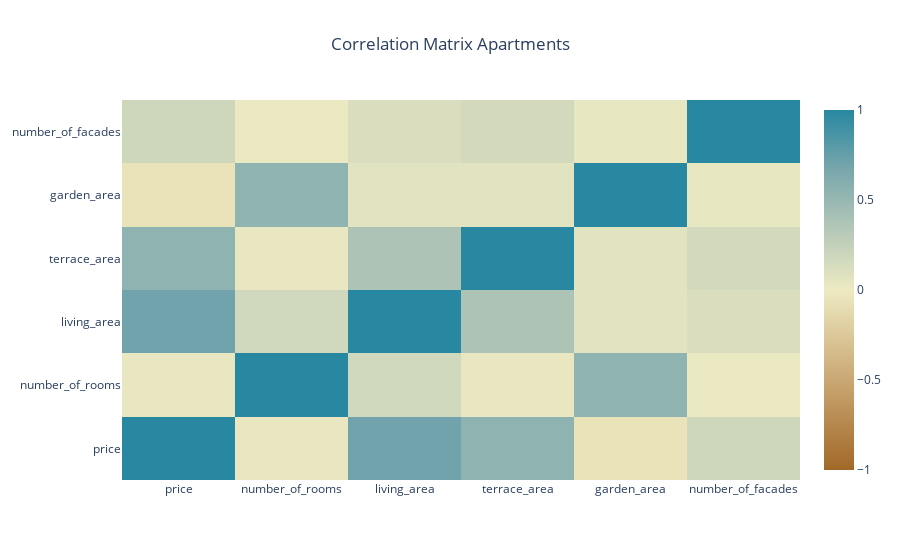

Notebook cell for this chart:
### Code cell
ndf = sf.filter_cities(app, "gent", "brussel", "brugge", "leuven", "antwerpen", "mechelen", "luik", "hasselt", "kortrijk", "doornik", "charleroi", "namen", "ieper", "roeselare")

scatterset = ndf[["price", "number_of_rooms", "living_area", "terrace_area", "garden_area", "number_of_facades"]]

cr = scatterset.corr(method='pearson')

fig = go.Figure(go.Heatmap(
    x=cr.columns, 
    y=cr.columns, 
    z=cr.values.tolist(),
    colorscale= 'earth', zmin=-1, zmax=1))

fig.update_layout(title="Correlation Matrix Apartments", title_x=0.5)
fig.show()

### Figure 1 — Plotly figure (JSON) as saved in the notebook; plotly's stock layout.template omitted (floating-point values rounded to 4 significant figures)
{"data": [{"colorscale": [[0, "rgb(161, 105, 40)"], [0.1667, "rgb(189, 146, 90)"], [0.3333, "rgb(214, 189, 141)"], [0.5, "rgb(237, 234, 194)"], [0.6667, "rgb(181, 200, 184)"], [0.8333, "rgb(121, 167, 172)"], [1, "rgb(40, 135, 161)"]], "type": "heatmap", "x": ["price", "number_of_rooms", "living_area", "terrace_area", "garden_area", "number_of_facades"], "y": ["price", "number_of_rooms", "living_area", "terrace_area", "garden_area", "number_of_facades"], "z": [[1, 0.03164, 0.7047, 0.5427, -0.04856, 0.1857], [0.03164, 1, 0.1707, 0.03, 0.5382, 0.01206], [0.7047, 0.1707, 1, 0.385, 0.06416, 0.1132], [0.5427, 0.03, 0.385, 1, 0.06726, 0.1626], [-0.04856, 0.5382, 0.06416, 0.06726, 1, 0.03411], [0.1857, 0.01206, 0.1132, 0.1626, 0.03411, 1]], "zmax": 1, "zmin": -1}], "layout": {"title": {"text": "Correlation Matrix Apartments", "x": 0.5}}}
